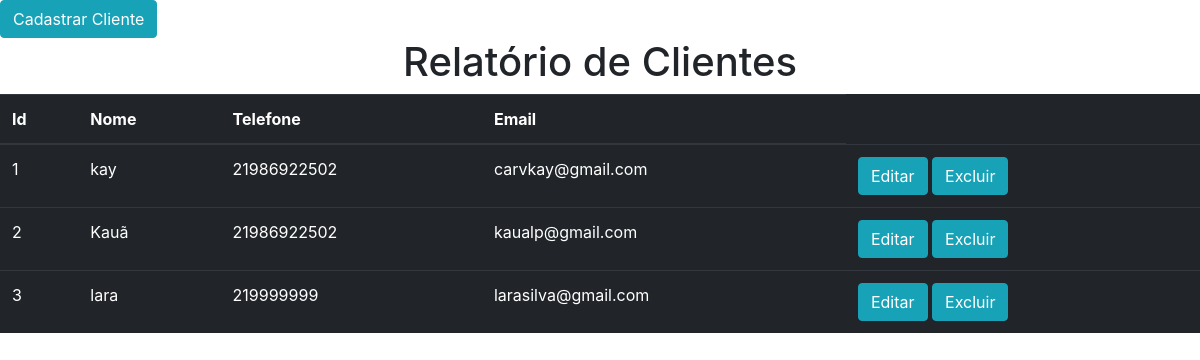
Page /cliente/ on the earlier database version.
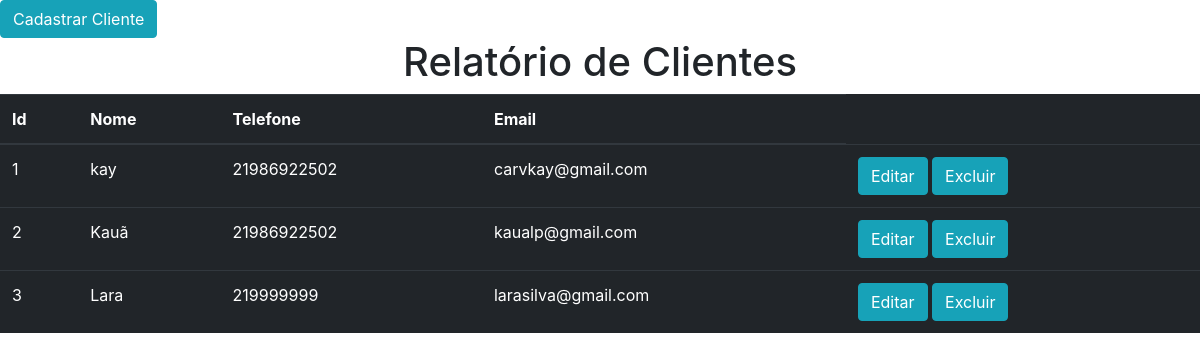
Same page on the later database version.
### cliente/models.py (models this page shows, shortened)
class Cliente(models.Model):
    nome = models.CharField(max_length=60)
    telefone = models.CharField(max_length=15)
    email = models.CharField(max_length=60)
    senha = models.CharField(max_length=100)

### cliente/views.py (the view)
# urls.py: path('', fcliente),
def fcliente(request):
    clientes = Cliente.objects.all()
    return render(request, "rel_cliente.html",{"clientes":clientes})

### cliente/templates/rel_cliente.html (shortened to what this page needs)
<!DOCTYPE html>
<html lang="pt-br">
  <head>
    <link rel="stylesheet" href="https://stackpath.bootstrapcdn.com/bootstrap/4.1.3/css/bootstrap.min.css">
  </head>
  <body>
    <a href="{% url 'Fcadcliente' %}"><button type="button" class="btn btn-info">Cadastrar Cliente</button></a>
    <h1 class="text-center">Relatório de Clientes</h1>
    <table class="table table-dark">
        <thead>
          <tr>
            <th scope="col">Id</th>
            <th scope="col">Nome</th>
            <th scope="col">Telefone</th>
            <th scope="col">Email</th>
          </tr>
        </thead>
        <tbody>
        {% for cliente in clientes %}
          <tr>
            <td>{{cliente.id}}</td>
            <td>{{cliente.nome}}</td>
            <td>{{cliente.telefone}}</td>
            <td>{{cliente.email}}</td>
            <td>
               <a href="{% url 'exibir_cli' cliente.id %}"><button type="button" class="btn btn-info">Editar</button></a>
              <a href="{% url 'excluir_cli' cliente.id %}"><button type="button" class="btn btn-info">Excluir</button></a>
            </td>
          </tr>
        {% endfor %}
        </tbody>
    </table>
  </body>
</html>

Differences in the rows shown:
changed Cliente "larasilva@gmail.com": nome "lara" → "Lara"
